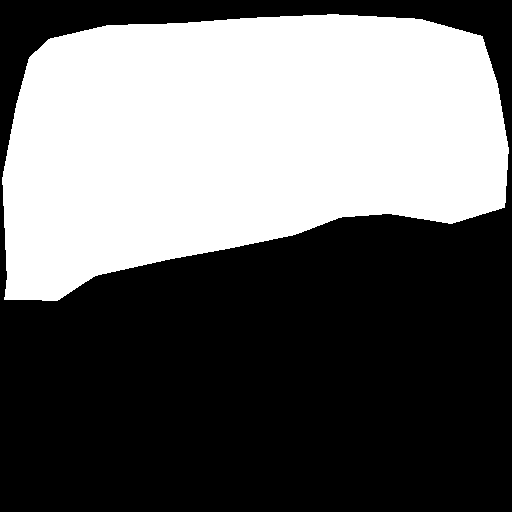
%> input picture cell_geom_features_quantifiication_pipeline/ap_mask/Label_ap_9.png, 512 x 512 px
$ octave cell_geom_analysis.m   (GNU Octave 9; MATLAB toolbox functions it lacks are replaced by stand-ins)
%> lines starting %> are read from the running program, lines starting %| are printed output that depends on the picture; in (x1, y1, x2, y2) boxes, pixels count from 0 and x2, y2 are one past the last pixel; in counts of white or black regions, pixels touching at a corner belong together; the program's own positions count from 1
tic
clear all
clc
% Input data
% Mask for apterous or dorsal compartment
apterous_exp = imread('ap_mask\Label_ap_9.png');
%> apterous_exp is the input picture: size 512x512 uint8; values 0 (black) and 1 (white), 41.6% white; 1 white region, box (x1, y1, x2, y2) and area: (2, 14, 509, 301) 109144
apterous_bw = imbinarize(apterous_exp);
% Tissue mask (ROI for analysis)
tissue_exp = imread('tissue_mask\Label_9.png');
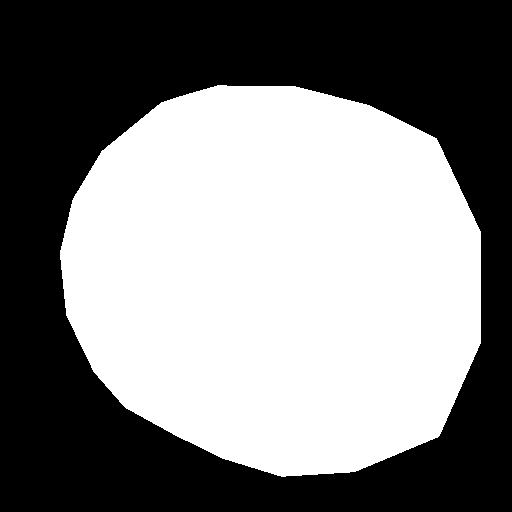
%> input picture cell_geom_features_quantifiication_pipeline/tissue_mask/Label_9.png, 512 x 512 px
%> tissue_exp is the input picture: size 512x512 uint8; values 0 (black) and 1 (white), 50.3% white; 1 black region, box (x1, y1, x2, y2) and area: (0, 0, 512, 512) 130291
tissue_bw = imbinarize(tissue_exp);
% Corrected EpySeg output
dcad_exp = imread('dcad_mask\oe_corrected_9.png');
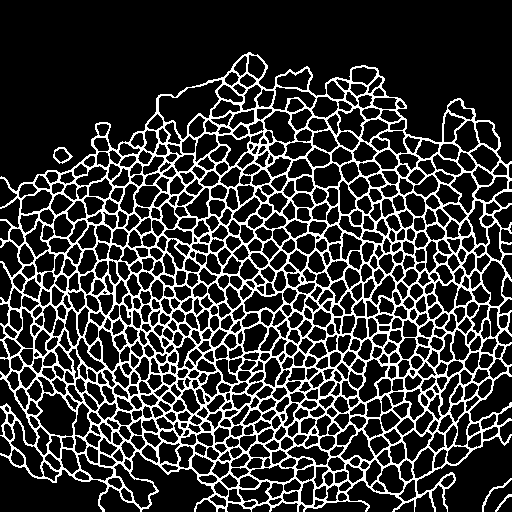
%> input picture cell_geom_features_quantifiication_pipeline/dcad_mask/oe_corrected_9.png, 512 x 512 px
%> dcad_exp: size 512x512 logical; 20.6% white in thin lines or dots, all inside (x1, y1, x2, y2) = (0, 52, 512, 512)
cell_membrane_bw = ((dcad_exp));

dorsal_bw = logical(apterous_bw.*cell_membrane_bw);
%> dorsal_bw: size 512x512 logical; 6.8% white in thin lines or dots, all inside (x1, y1, x2, y2) = (2, 52, 508, 301)
dorsal_bw = imcomplement(dorsal_bw);
dorsal_bw = bwareafilt(dorsal_bw,[5 800]);
%> dorsal_bw: size 512x512 logical; 16.6% white; 231 white regions (2 under 20 px), largest, box (x1, y1, x2, y2) and area: (264, 111, 295, 143) 643, (451, 173, 477, 213) 556, (272, 87, 316, 110) 531

ventral_bw = logical((imcomplement(apterous_bw)).*cell_membrane_bw);
%> ventral_bw: size 512x512 logical; 13.8% white in thin lines or dots, all inside (x1, y1, x2, y2) = (0, 161, 512, 512)
ventral_bw = imcomplement(ventral_bw);
ventral_bw = bwareafilt(ventral_bw,[5 800]);
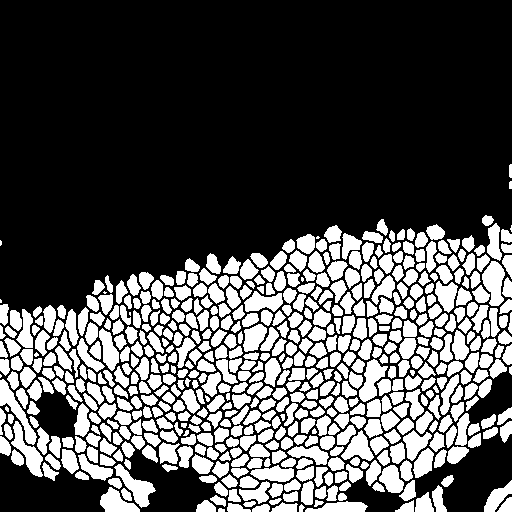
%> ventral_bw: size 512x512 logical; 31.6% white; 598 white regions (10 under 20 px), largest, box (x1, y1, x2, y2) and area: (0, 379, 37, 445) 681, (114, 464, 156, 508) 679, (482, 261, 505, 306) 676

cells_label_dorsal = bwlabel(dorsal_bw);
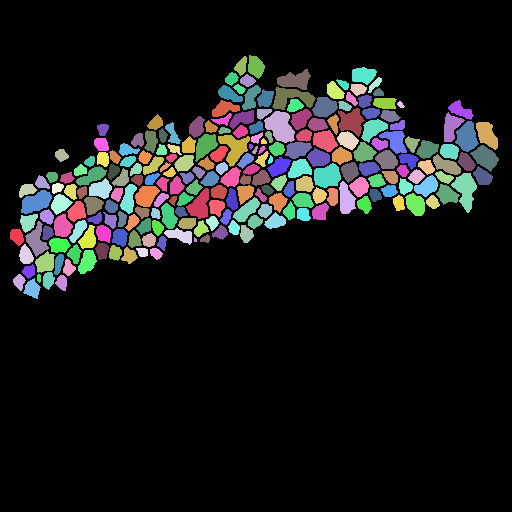
%> cells_label_dorsal: size 512x512 double; 232 distinct labels, from 0 to 231; one colour per label, 0 black
props_dorsal = regionprops(cells_label_dorsal,'centroid','Area','Circularity','MajorAxisLength','MinorAxisLength');
%> props_dorsal = 231 regions; largest, Area, Centroid, MajorAxisLength, MinorAxisLength and Circularity: 643 [280.9 127.3] 35.44 24.56 0.742, 556 [466.1 190.5] 39.3 20.69 0.591, 531 [292.1 98.3] 49.36 21.62 0.407, 511 [235 148.2] 32.21 28.72 0.477, 502 [328 176.7] 28.89 22.84 0.852
area_dorsal_cells = cat(1,props_dorsal.Area);
%> area_dorsal_cells = 231 values, max 643 at index 149, min 12 at index 100, mean 188.6
circulariy_dorsal_cells = cat(1,props_dorsal.Circularity);
%> circulariy_dorsal_cells = 231 values, max 0.941 at index 154, min 0.407 at index 157, mean 0.793
ma_dorsal = cat(1,props_dorsal.MajorAxisLength);
%> ma_dorsal = 231 values, max 49.36 at index 157, min 5.3 at index 100, mean 19.01
mi_dorsal = cat(1,props_dorsal.MinorAxisLength);
%> mi_dorsal = 231 values, max 28.72 at index 116, min 3.16 at index 100, mean 12.64
anisotropy_dorsal_cells = (ma_dorsal - mi_dorsal) ./ (ma_dorsal + mi_dorsal);
%> anisotropy_dorsal_cells = 231 values, max 0.517 at index 196, min 0.00499 at index 66, mean 0.197

mean_area_dorsal = mean(area_dorsal_cells);
%> mean_area_dorsal = 188.6
mean_circ_dorsal = mean(circulariy_dorsal_cells);
%> mean_circ_dorsal = 0.793
mean_anis_dorsal = mean(anisotropy_dorsal_cells);
%> mean_anis_dorsal = 0.197

cells_label_ventral = bwlabel(ventral_bw);
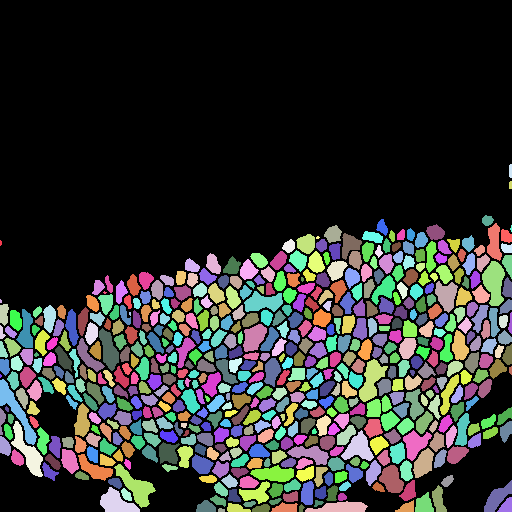
%> cells_label_ventral: size 512x512 double; 599 distinct labels, from 0 to 598; one colour per label, 0 black
props_ventral = regionprops(cells_label_ventral,'centroid','Area','Circularity','MajorAxisLength','MinorAxisLength');
%> props_ventral = 598 regions; largest, Area, Centroid, MajorAxisLength, MinorAxisLength and Circularity: 681 [17.1 411.5] 81.3 13.86 0.308, 679 [136.6 487.2] 52.67 21.34 0.459, 676 [494.8 282.9] 46.68 20.34 0.637, 661 [28.3 452.2] 62.21 16.98 0.39, 621 [372.3 380.6] 47.81 19.46 0.524
area_ventral_cells = cat(1,props_ventral.Area);
%> area_ventral_cells = 598 values, max 681 at index 8, min 6 at index 7, mean 138.6
circulariy_ventral_cells = cat(1,props_ventral.Circularity);
%> circulariy_ventral_cells = 598 values, max 0.969 at index 494, min 0.308 at index 8, mean 0.778
ma_ventral = cat(1,props_ventral.MajorAxisLength);
%> ma_ventral = 598 values, max 81.3 at index 8, min 3.83 at index 85, mean 17.21
mi_ventral = cat(1,props_ventral.MinorAxisLength);
%> mi_ventral = 598 values, max 27.84 at index 408, min 2.01 at index 598, mean 10.24
anisotropy_ventral_cells = (ma_ventral - mi_ventral) ./ (ma_ventral + mi_ventral);
%> anisotropy_ventral_cells = 598 values, max 0.735 at index 594, min 0.00595 at index 112, mean 0.239

mean_area_ventral = mean(area_ventral_cells);
%> mean_area_ventral = 138.6
mean_circ_ventral = mean(circulariy_ventral_cells);
%> mean_circ_ventral = 0.778
mean_anis_ventral = mean(anisotropy_ventral_cells);
%> mean_anis_ventral = 0.239

mean_area_global = mean(vertcat(area_dorsal_cells,area_ventral_cells));
%> mean_area_global = 152.5
mean_circ_global = mean(vertcat(circulariy_dorsal_cells,circulariy_ventral_cells));
%> mean_circ_global = 0.782
mean_anis_global = mean(vertcat(anisotropy_dorsal_cells,anisotropy_ventral_cells));
%> mean_anis_global = 0.227

map_area = zeros(512,512);
for i = 1:512
    for j = 1:512
        if cells_label_dorsal(i,j) ~= 0
            map_area(i,j) = area_dorsal_cells(cells_label_dorsal(i,j));
        end
    end
end
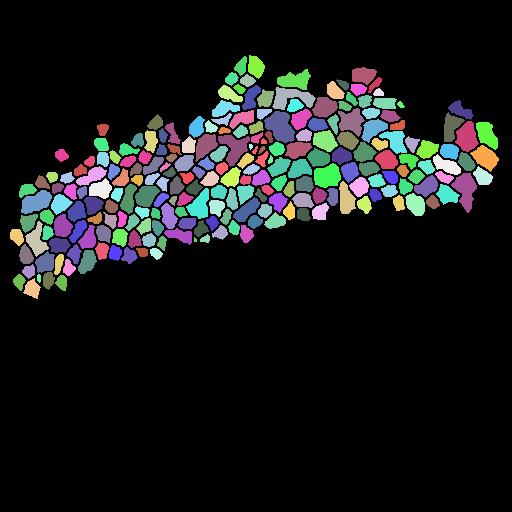
%> map_area: size 512x512 double; 158 distinct labels, from 0 to 643; one colour per label, 0 black
for i = 1:512
    for j = 1:512
        if cells_label_ventral(i,j) ~= 0
            map_area(i,j) = area_ventral_cells(cells_label_ventral(i,j));
        end
    end
end
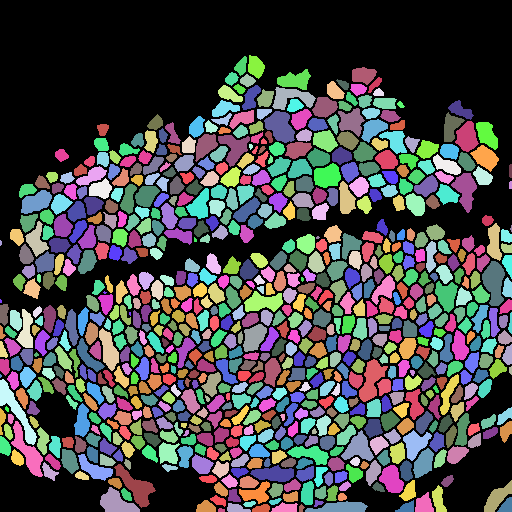
%> map_area: size 512x512 double; 292 distinct labels, from 0 to 681; one colour per label, 0 black

figure()
imagesc(map_area)
title('Cell Area (in pixels*pixels)')
colorbar

%Printing statistics
fprintf('Mean dorsal cell area is %.2f\n', mean_area_dorsal);
%| Mean dorsal cell area is 188.61
fprintf('Mean ventral cell area is %.2f\n', mean_area_ventral);
%| Mean ventral cell area is 138.59
fprintf('Mean global cell area is %.2f\n', mean_area_global);
%| Mean global cell area is 152.53

fprintf('Mean dorsal anisotropy is %.2f\n', mean_anis_dorsal);
%| Mean dorsal anisotropy is 0.20
fprintf('Mean ventral anisotropy is %.2f\n', mean_anis_ventral);
%| Mean ventral anisotropy is 0.24
fprintf('Mean global anisotropy is %.2f\n', mean_anis_global);
%| Mean global anisotropy is 0.23

fprintf('Mean dorsal circularity is %.2f\n', mean_circ_dorsal);
%| Mean dorsal circularity is 0.79
fprintf('Mean ventral circularity is %.2f\n', mean_circ_ventral);
%| Mean ventral circularity is 0.78
fprintf('Mean global circularity is %.2f\n', mean_circ_global);
%| Mean global circularity is 0.78
